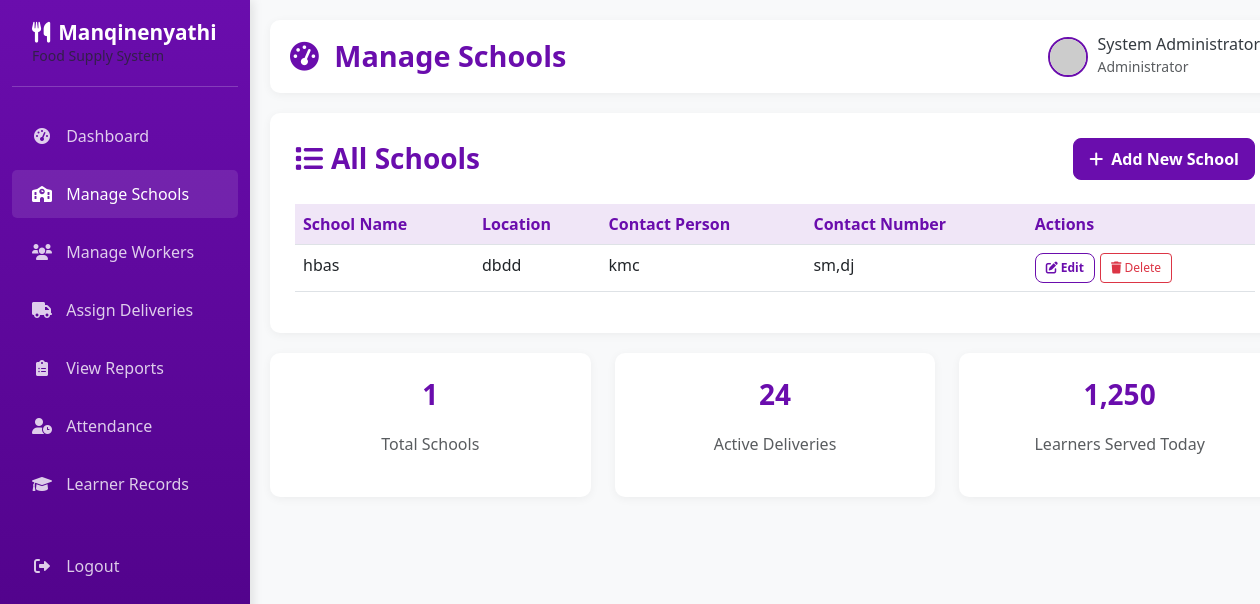
The page /admin/schools (signed in) on the database as committed earlier.
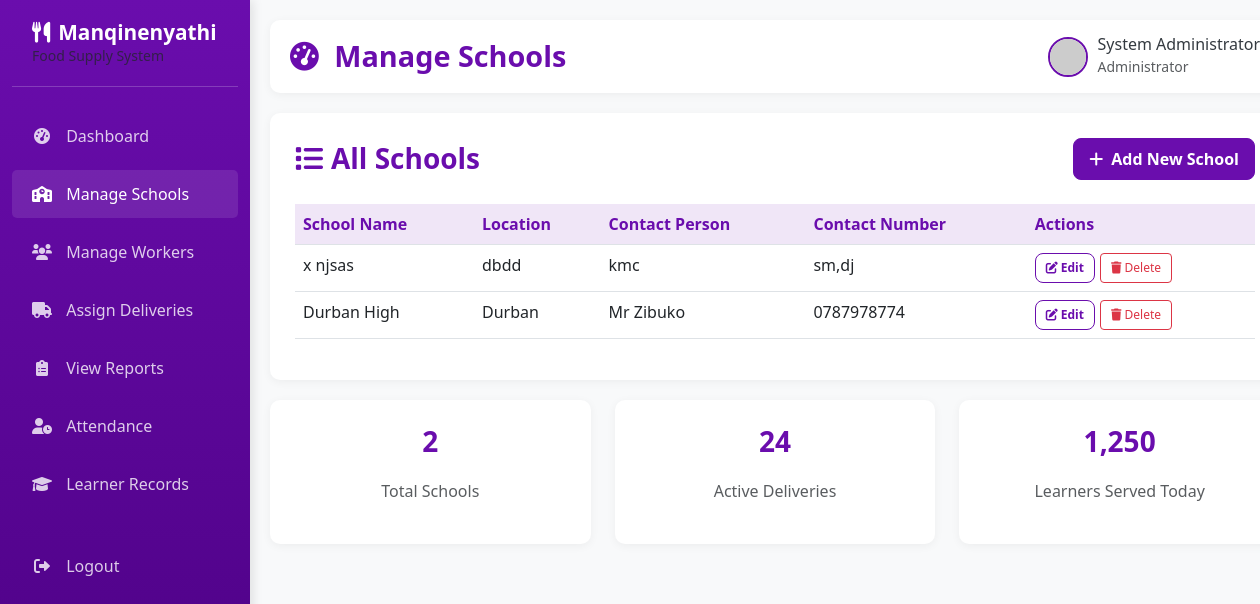
The same page on the database as committed later.
### app.py (models this page shows)
class School(db.Model):
    __tablename__ = 'schools'
    school_id = db.Column(db.Integer, primary_key=True)
    school_name = db.Column(db.String(150), nullable=False)
    location = db.Column(db.String(150), nullable=False)
    contact_person = db.Column(db.String(100), nullable=False)
    contact_number = db.Column(db.String(20), nullable=False)
    created_at = db.Column(db.DateTime, default=datetime.utcnow)
    deliveries = db.relationship('Delivery', backref='school')
    attendance = db.relationship('Attendance', backref='school')
    learners = db.relationship('Learner', backref='school')

### app.py (the view)
@app.route('/admin/schools')
def manage_schools():
    if session.get('role') != 'admin':
        return redirect(url_for('home'))
    schools = School.query.order_by(School.school_name).all()
    return render_template('manage_schools.html', schools=schools)

### templates/manage_schools.html (shortened to what this page needs)
{% extends "admin_base.html" %}
{% block page_title %}Manage Schools{% endblock %}
{% block content %}
<div class="content-card">
    <div class="d-flex justify-content-between align-items-center mb-4">
        <h3 class="mb-0"><i class="fas fa-list me-2"></i>All Schools</h3>
        <a href="{{ url_for('add_school') }}" class="btn btn-primary">
            <i class="fas fa-plus me-1"></i> Add New School
        </a>
    </div>
    {% if schools %}
    <div class="table-responsive">
        <table class="table table-hover">
            <thead>
                <tr>
                    <th>School Name</th>
                    <th>Location</th>
                    <th>Contact Person</th>
                    <th>Contact Number</th>
                    <th>Actions</th>
                </tr>
            </thead>
            <tbody>
                {% for school in schools %}
                <tr>
                    <td>{{ school.school_name }}</td>
                    <td>{{ school.location }}</td>
                    <td>{{ school.contact_person }}</td>
                    <td>{{ school.contact_number }}</td>
                    <td>
                        <div class="action-buttons">
                            <a href="{{ url_for('edit_school', school_id=school.school_id) }}" class="btn btn-outline-primary btn-sm">
                                <i class="fas fa-edit"></i> Edit
                            </a>
                            <form action="{{ url_for('delete_school', school_id=school.school_id) }}" method="POST" class="d-inline">
                                <button type="submit" class="btn btn-outline-danger btn-sm" onclick="return confirm('Are you sure you want to delete this school?')">
                                    <i class="fas fa-trash"></i> Delete
                                </button>
                            </form>
                        </div>
                    </td>
                </tr>
                {% endfor %}
            </tbody>
        </table>
    </div>
    {% endif %}
</div>
<div class="row">
    <div class="col-md-4">
        <div class="content-card text-center">
            <h3>{{ schools|length }}</h3>
            <p class="text-muted">Total Schools</p>
        </div>
    </div>
    <div class="col-md-4">
        <div class="content-card text-center">
            <h3>24</h3>
            <p class="text-muted">Active Deliveries</p>
        </div>
    </div>
    <div class="col-md-4">
        <div class="content-card text-center">
            <h3>1,250</h3>
            <p class="text-muted">Learners Served Today</p>
        </div>
    </div>
</div>
{% endblock %}

Rows that differ between the two databases and show on the page:
changed School "dbdd": school_name "hbas" → "x njsas"
added School: school_name "Durban High", location "Durban", contact_person "Mr Zibuko", contact_number "0787978774"
Other text that changed with them:
{{ schools|length }}: "1" → "2"
